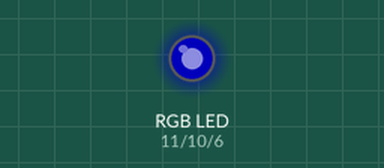
Recording of a sketch running on a simulated Arduino Uno, built with avr-gcc and run on an emulated ATmega328P. Shown: an RGB LED mixed from three pins (HIGH = lit). Dim RGB values are drawn brighter than linear.

Above: at 0.1 s.
Timing chart, 0 to 1.6 s (numbered marks = the images above):
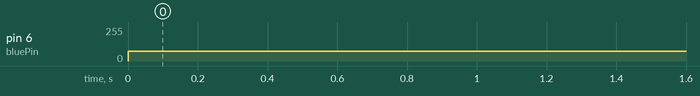

The sketch:

RGB_LEDs_Blue.ino
```cpp
                  // Using RGB LEDs
int redPin = 11;
int greenPin = 10;
int bluePin = 6;
int RbrightnessLED = 0;
int GbrightnessLED = 0;
int BbrightnessLED = 75;

void setup() {
  Serial.begin(9600);
  pinMode(redPin, OUTPUT);
  pinMode(greenPin, OUTPUT);
  pinMode(bluePin, OUTPUT);
}

void loop() {   //Sets RGB LED to Blue
  analogWrite(redPin, RbrightnessLED);
  analogWrite(greenPin, GbrightnessLED);
  analogWrite(bluePin, BbrightnessLED);
}
```

Measured:
- by itself, pin 6 (bluePin): 0/255 → 75/255 at 0.00 s
